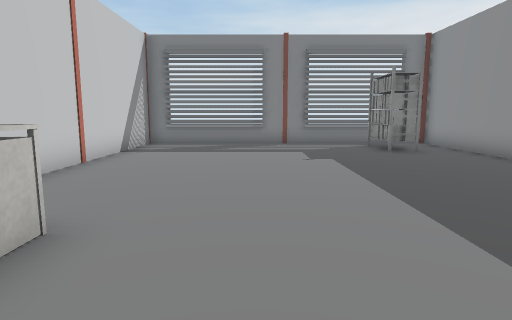
[1] (above)

22 first-person views from a walk through a 3-D level made in the Unity game engine. The camera is 1.2 m above the floor, tilts 8° down and sees 75° across. Doors are open. The floor is counted in squares, 1 m on a side. Each view is taken from the middle of a square. On the plan, view 1 faces up. The plan holds only what a view shows up to about 14 squares ahead; the rest is blank. The place goes on beyond the plan. The player is left out. Some surface patterns are stand-ins.

[2]
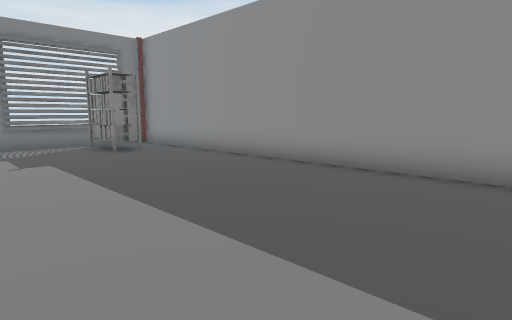

[3]
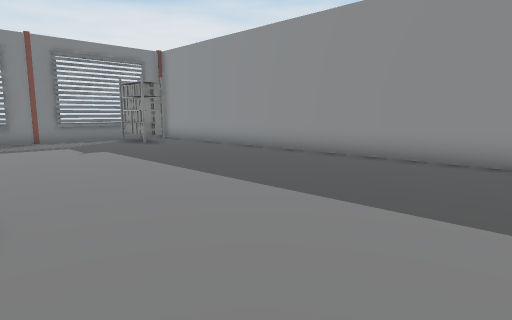

[4]
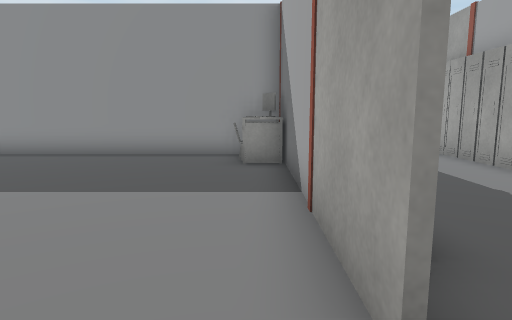

[5]
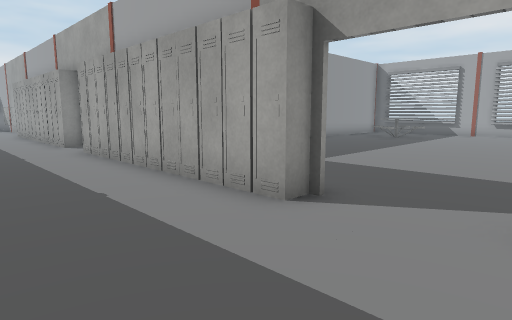

[6]
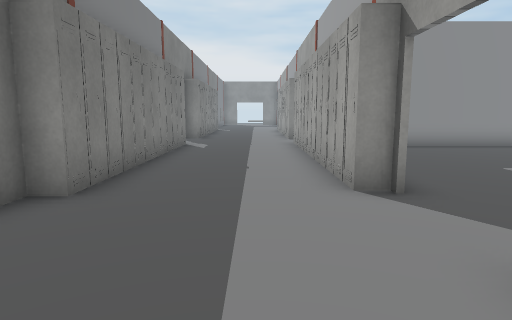

[7]
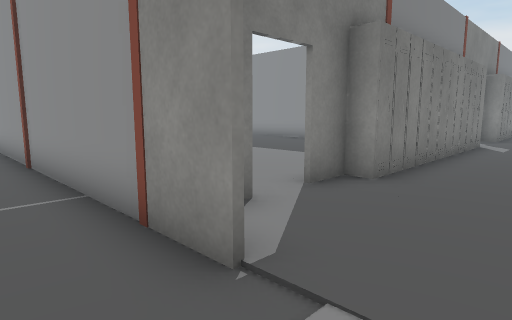

[8]
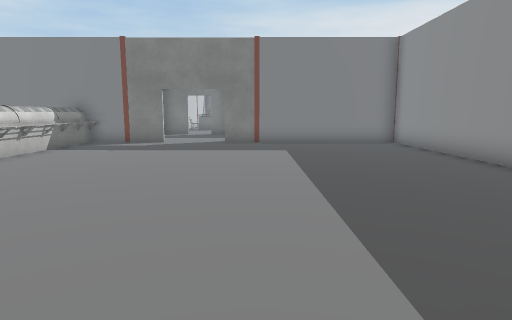

[9]
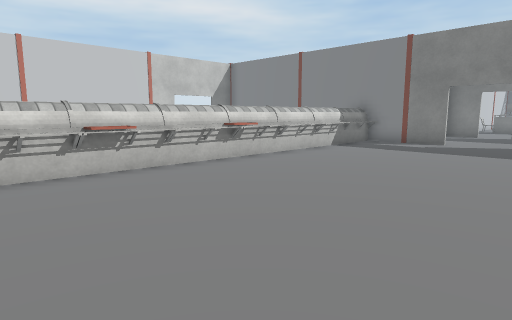

[10]
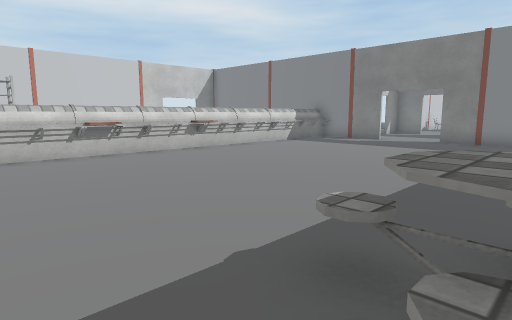

[11]
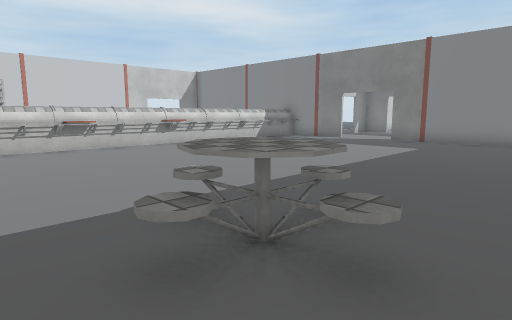

[12]
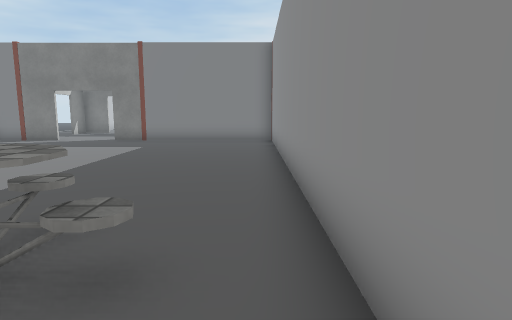

[13]
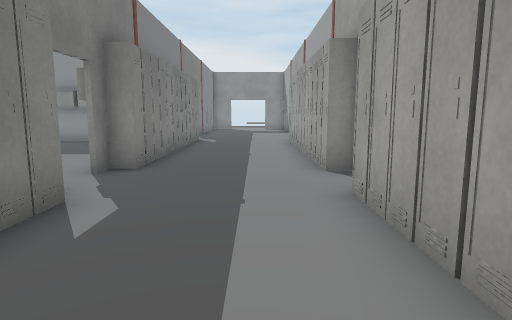

[14]
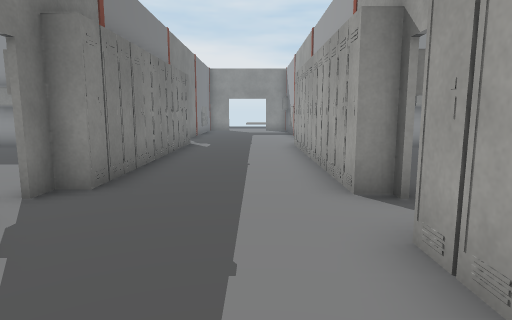

[15]
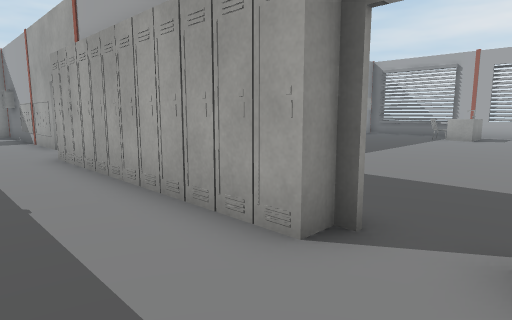

[16]
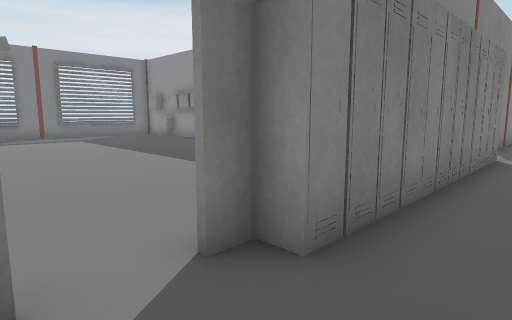

[17]
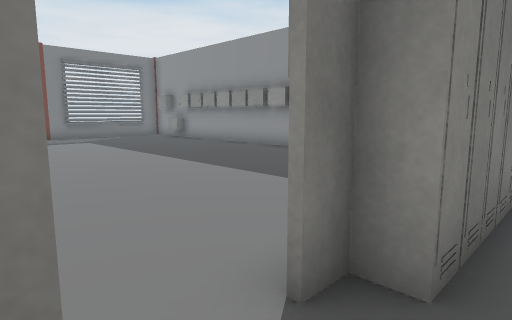

[18]
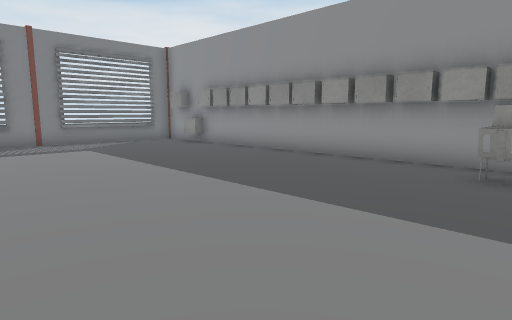

[19]
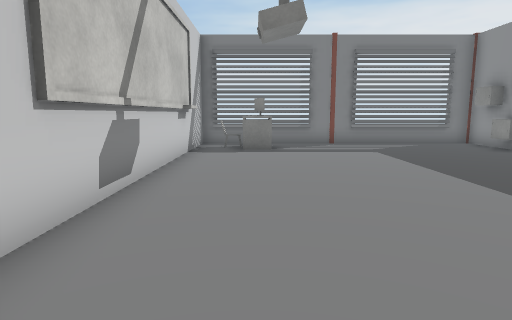

[20]
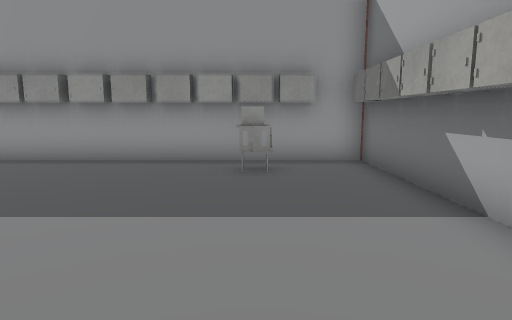

[21]
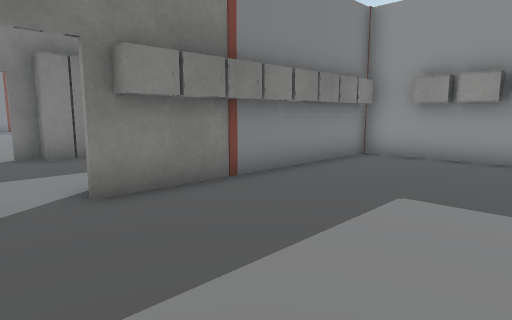

[22]
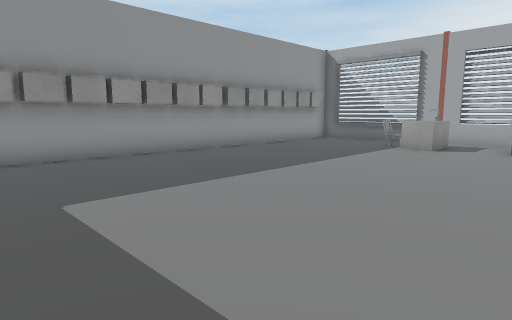

### Floor plan
Points are (right, up) in squares from view 1. A wall is a line through its corners. A room is listed if a view was taken in it or the views show most of it. See-through windows are left out.
Room 1 (views 1, 2, 3, 4, 5, 8, 9, 10, 11, 12, 13, 14, 15, 16, 17, 18, 19, 20, 21, 22)
walls: (6.7, -2.5) (6.7, 13.4); (10.2, -2.8) (9.5, -2.8); (-0.5, -2.8) (-1.6, -2.8); (-1.6, -2.7) (-0.5, -2.7); (-2.8, -8.2) (-9.5, -8.2); (17.5, -2.5) (17.5, 13.3) (-4.2, 13.3) (-4.2, 5.5); (6.7, -21.6) (6.7, -9.5); (17.5, -20.6) (17.5, -9.5); (6.9, 13.4) (6.9, 2.6)
ways out: open door at (-4, -5.5) to room 2; gap at (19, -8)
objects: rack (-13, -21) to (-12, -20); other object (-7, -21) to (-6, -20); other object (-7, -19) to (-6, -18); other object (-7, -17) to (-6, -16); other object (-7, -15) to (-6, -14); other object (-7, -13) to (-6, -12); other object (-7, -11) to (-6, -11); other object (-7, -10) to (-6, -9); other object (-6, -20) to (-6, -19); other object (-6, -16); table (-3, 2) to (-2, 2); other object (0, -8); other object (0, -3); other object (1, -8); other object (1, -3); other object (2, -8); other object (2, -3); table (3, -22) to (5, -20); other object (3, -8); other object (3, -3); other object (4, -8); other object (4, -3); other object (4, -2); rack (4, 11) to (5, 12); other object (5, -8); other object (5, -3); table (5, -2); other object (6, -8); other object (6, -3); computer (6, -2); other object (7, -8); other object (7, -3); other object (8, -8); other object (8, 12); other object (9, -23); table (9, 11); other object (10, -8); other object (10, -2) to (11, -2); other object (11, -8); other object (11, -3); table (12, -23) to (12, -22); other object (12, -8); other object (12, -3); other object (12, -2); chair (13, -22); other object (13, -8); other object (13, -3); other object (13, -2); other object (14, -8); other object (14, -3); other object (14, -2); other object (15, -8); other object (15, -3); other object (15, -2); other object (16, -8); other object (16, -3); other object (16, -2); chair (16, 0); other object (17, -21); other object (17, -20); other object (17, -19); other object (17, -18); other object (17, -17); other object (17, -16); other object (17, -15); other object (17, -14); other object (17, -13); other object (17, -12); other object (17, -11); other object (17, -10); other object (17, -8); other object (17, -3); other object (17, -2); other object (17, -1); other object (17, 0); other object (17, 1); other object (17, 2); other object (17, 3); other object (17, 4); other object (17, 5); other object (17, 6); other object (17, 7); other object (17, 8); other object (17, 9); other object (17, 10); other object (17, 11); other object (17, 12); other object (18, -3)
Room 2 (views 6, 7)
walls: (-4.4, -4.2) (-4.4, 6.6)
ways out: open door at (-4, -5.5) to room 1

Positions as (right, up) in squares from view 1, and headings:
1: (0, 0), facing up
2: (0, 0), facing up-right
3: (-2, -2), facing up-right
4: (-3, -2), facing right
5: (-3, -4), facing down-right
6: (-5, -6), facing right
7: (-6, -6), facing up-right
8: (1, -22), facing up
9: (1, -22), facing up-left
10: (4, -23), facing up-left
11: (6, -23), facing up-left
12: (6, -23), facing up
13: (3, -6), facing right
14: (5, -6), facing right
15: (8, -5), facing down-right
16: (8, -5), facing up-right
17: (8, -4), facing up-right
18: (9, -1), facing up-right
19: (9, 0), facing up
20: (9, 0), facing right
21: (8, -13), facing up-right
22: (8, -10), facing down-right
